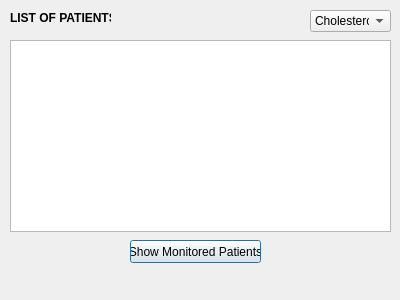
<?xml version="1.0" encoding="UTF-8"?>
<ui version="4.0">
 <class>Dialog</class>
 <widget class="QDialog" name="Dialog">
  <property name="geometry">
   <rect>
    <x>0</x>
    <y>0</y>
    <width>400</width>
    <height>300</height>
   </rect>
  </property>
  <property name="windowTitle">
   <string>Dialog</string>
  </property>
  <widget class="QPushButton" name="pushButton">
   <property name="geometry">
    <rect>
     <x>130</x>
     <y>240</y>
     <width>131</width>
     <height>23</height>
    </rect>
   </property>
   <property name="text">
    <string>Show Monitored Patients</string>
   </property>
  </widget>
  <widget class="QLabel" name="label">
   <property name="geometry">
    <rect>
     <x>10</x>
     <y>10</y>
     <width>101</width>
     <height>16</height>
    </rect>
   </property>
   <property name="font">
    <font>
     <weight>75</weight>
     <bold>true</bold>
    </font>
   </property>
   <property name="text">
    <string>LIST OF PATIENTS</string>
   </property>
  </widget>
  <widget class="QListView" name="listView">
   <property name="geometry">
    <rect>
     <x>10</x>
     <y>40</y>
     <width>381</width>
     <height>192</height>
    </rect>
   </property>
   <property name="modelColumn">
    <number>0</number>
   </property>
  </widget>
  <widget class="QComboBox" name="comboBox">
   <property name="geometry">
    <rect>
     <x>310</x>
     <y>10</y>
     <width>81</width>
     <height>22</height>
    </rect>
   </property>
   <item>
    <property name="text">
     <string>Cholesterol</string>
    </property>
   </item>
  </widget>
 </widget>
 <resources/>
 <connections/>
</ui>
